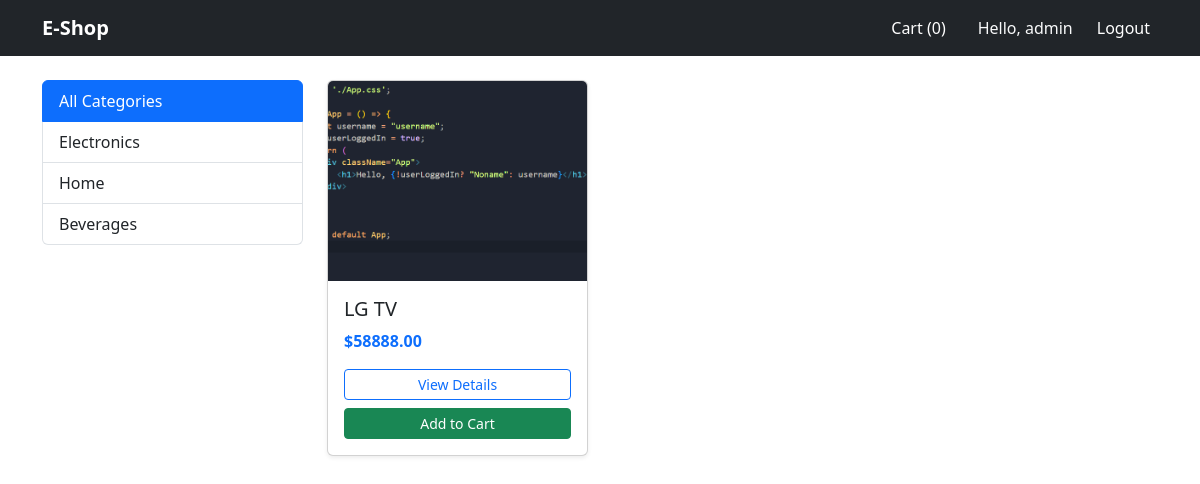
The app's page / (signed in) with its own data.
### store/models.py (models this page shows, shortened)
class Category(models.Model):
    name = models.CharField(max_length=200)
    slug = models.SlugField(unique=True)
    class Meta:
        verbose_name_plural = 'Categories'

class Product(models.Model):
    category = models.ForeignKey(Category, related_name='products', on_delete=models.CASCADE)
    name = models.CharField(max_length=200)
    slug = models.SlugField(unique=True)
    description = models.TextField(blank=True)
    price = models.DecimalField(max_digits=10, decimal_places=2)
    image = models.ImageField(upload_to='products/', blank=True, null=True)
    stock = models.IntegerField(default=0)
    available = models.BooleanField(default=True)
    created_at = models.DateTimeField(auto_now_add=True)

### store/views.py (the view)
# urls.py: path('', views.product_list, name='product_list'),
def product_list(request, category_slug=None):
    category = None
    categories = Category.objects.all()
    products = Product.objects.filter(available=True)
    if category_slug:
        category = get_object_or_404(Category, slug=category_slug)
        products = products.filter(category=category)
    return render(request, 'store/product_list.html', {
        'category': category,
        'categories': categories,
        'products': products
    })

### store/templates/store/product_list.html
{% extends 'store/base.html' %}
{% block content %}
<div class="row">
    <div class="col-md-3">
        <div class="list-group mb-4">
            <a href="{% url 'product_list' %}" class="list-group-item list-group-item-action {% if not category %}active{% endif %}">
                All Categories
            </a>
            {% for c in categories %}
                <a href="{% url 'product_list_by_category' c.slug %}" class="list-group-item list-group-item-action {% if category.slug == c.slug %}active{% endif %}">
                    {{ c.name }}
                </a>
            {% endfor %}
        </div>
    </div>
    <div class="col-md-9">
        <div class="row">
            {% for product in products %}
                <div class="col-md-4 mb-4">
                    <div class="card h-100 shadow-sm">
                        {% if product.image %}
                            <img src="{{ product.image.url }}" class="card-img-top" style="height: 200px; object-fit: cover;">
                        {% else %}
                            <div class="bg-secondary text-white text-center py-5">No Image</div>
                        {% endif %}
                        <div class="card-body d-flex flex-column">
                            <h5 class="card-title">{{ product.name }}</h5>
                            <p class="card-text text-primary fw-bold">${{ product.price }}</p>
                            <div class="mt-auto">
                                <a href="{% url 'product_detail' product.slug %}" class="btn btn-outline-primary btn-sm w-100 mb-2">View Details</a>
                                <a href="{% url 'cart_add' product.id %}" class="btn btn-success btn-sm w-100">Add to Cart</a>
                            </div>
                        </div>
                    </div>
                </div>
            {% empty %}
                <p>No products available.</p>
            {% endfor %}
        </div>
    </div>
</div>
{% endblock %}

### store/templates/store/base.html (shortened to what this page needs)
<!DOCTYPE html>
<html lang="en">
<head>
    <link href="https://cdn.jsdelivr.net/npm/bootstrap@5.3.0/dist/css/bootstrap.min.css" rel="stylesheet">
</head>
<body>
    <nav class="navbar navbar-expand-lg navbar-dark bg-dark mb-4">
        <div class="container">
            <a class="navbar-brand fw-bold" href="{% url 'product_list' %}">E-Shop</a>
            <div class="collapse navbar-collapse">
                <ul class="navbar-nav ms-auto align-items-center">
                    <li class="nav-item me-3">
                        <a class="nav-link btn btn-outline-light px-3 text-white" href="{% url 'cart_detail' %}">
                            Cart ({{ request.session.cart|length|default:"0" }})
                        </a>
                    </li>
                    {% if user.is_authenticated %}
                        <li class="nav-item text-light me-3">Hello, {{ user.username }}</li>
                        <li class="nav-item">
                            <form action="{% url 'logout' %}" method="post" class="d-inline">
                                <button type="submit" class="btn btn-link nav-link text-white text-decoration-none">Logout</button>
                            </form>
                        </li>
                    {% else %}
                        <li class="nav-item"><a class="nav-link text-white" href="{% url 'login' %}">Login</a></li>
                        <li class="nav-item"><a class="nav-link text-white" href="{% url 'register' %}">Register</a></li>
                    {% endif %}
                </ul>
            </div>
        </div>
    </nav>
    <div class="container">
        {% block content %}{% endblock %}
    </div>
</body>
</html>

### records on screen
Category: name "Electronics"
Category: name "Home"
Category: name "Beverages"
Product: image (picture), name "LG TV", price "58888.00"

### other values on screen
{{ request.session.cart|length|default:"0" }} "0"
{{ user.username }} "admin"
